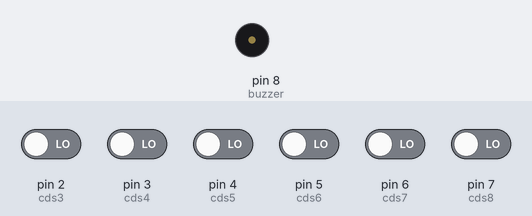
Simulated run of this sketch. Board: Arduino Uno, built with avr-gcc and run on an emulated ATmega328P. On the bench: buzzer (waves = sounding, pin HIGH). The inputs (shaded band) are chosen by the test bench; at power-on: pin 2 (cds3), pin 3 (cds4), pin 4 (cds5), pin 5 (cds6), pin 6 (cds7), pin 7 (cds8) LOW. What the sketch prints to the serial monitor is not drawn.

Above: at 1.2 s.
1.3 s: pin 2 (cds3) driven HIGH
At 3.7 s:
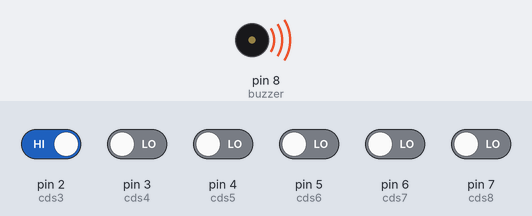
4.3 s: pin 3 (cds4) driven HIGH
6.8 s: pin 4 (cds5) driven HIGH
9.8 s: pin 4 (cds5) driven LOW
Timing chart, 0 to 12.8 s (numbered marks = the images above; inputs shaded):
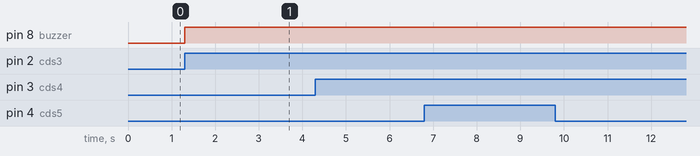

Measured:
- after the input at 1.3 s, pin 8 (buzzer): LOW → HIGH at once

The sketch:

Shooting_Game.ino
```cpp
int cds1=0;
int cds2=1;
int cds3=2;
int cds4=3;
int cds5=4;
int cds6=5;
int cds7=6;
int cds8=7;
int buzzer=8;


void setup() {
  Serial.begin(9600);
  Serial.println("hello Arduino!");
  pinMode(cds1,INPUT);
  pinMode(cds2,INPUT);
  pinMode(cds3,INPUT);
  pinMode(cds4,INPUT);
  pinMode(cds5,INPUT);
  pinMode(cds6,INPUT);
  pinMode(cds7,INPUT);
  pinMode(cds8,INPUT);
  pinMode(buzzer,OUTPUT);
}

void cds_check_buzzer(int cds_num){
  if(digitalRead(cds_num)==1){
    digitalWrite(buzzer,HIGH);
    delay(1000);
    digitalWrite(buzzer,LOW);
  }
  Serial.print(digitalRead(cds_num));
}


void loop() {
  Serial.print(digitalRead(1));
  for(int i=0;i<9;i++){
    cds_check_buzzer(i);
  }


}
```
